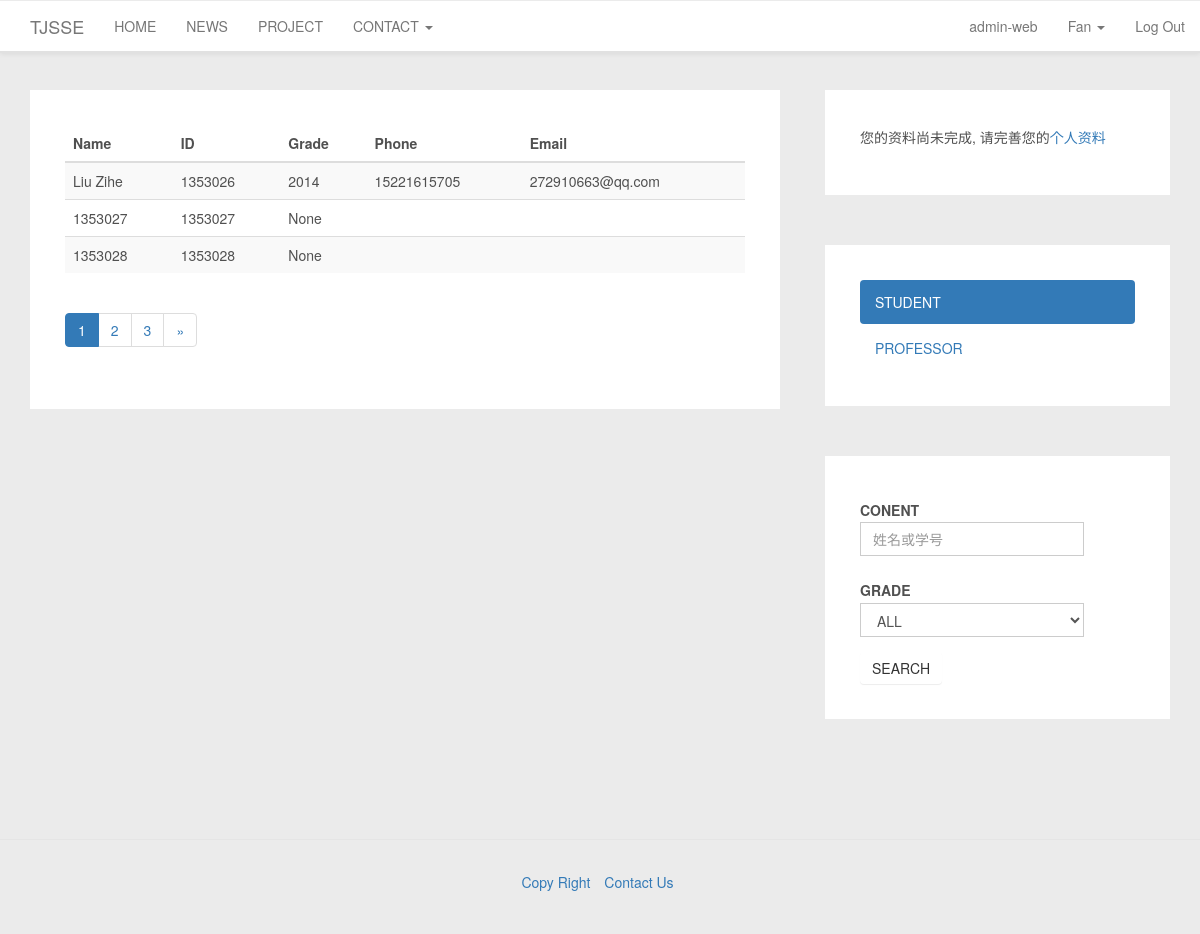
Screenshot of /accounts/contact/student/ (signed in) with the database file from the repository.
### accounts/models.py (models this page shows, shortened)
class UserProfile(models.Model):
    user = models.OneToOneField(User)
    TYPE_STUDENT = "STUDENT"
    TYPE_PROFESSOR = "PROFESSOR"
    type = models.CharField(max_length=10)
    grade = models.IntegerField(null=True)
    MAJOR_CHOICES = [
        (0, '暂无'),
        (1, '软件技术与管理'),
        (2, '网络与主机软件'),
        (3, '嵌入式软件与系统'),
        (4, '数字媒体'),
        (5, '其他')
    ]
    major = models.IntegerField(choices=MAJOR_CHOICES, default=0)
    phone = models.CharField(max_length=11, blank=True)
    def get_full_name(self):
        if (len(self.user.first_name) > 0) and (len(self.user.last_name) > 0):
            return self.user.get_full_name()
        else:
            return self.user.get_username()
    def is_profile_completed(self):
        if (len(self.user.first_name) == 0) or (len(self.user.last_name) == 0) or (len(self.user.email) == 0):
            return False
        if (self.type == UserProfile.TYPE_STUDENT) and (not self.grade):
            return  False
        return True

### accounts/views.py (the view)
@login_required(login_url='/accounts/login/')
def contact_student_list_view(request):
    student_list = UserProfile.objects.filter(type=UserProfile.TYPE_STUDENT)
    grade_list = student_list.values("grade").distinct()
    paginator = ExtendPaginator(student_list, PAGE_LIMIT)
    page_id = request.GET.get('page')
    try:
        student_list = paginator.page(page_id)  # 获取某页对应的记录
    except PageNotAnInteger:  # 如果页码不是个整数
        student_list = paginator.page(1)  # 取第一页的记录
    except EmptyPage:  # 如果页码太大，没有相应的记录
        student_list = paginator.page(paginator.num_pages)  # 取最后一页的记录
    return render(request, "contact_student.html", {'student_list': student_list, 'grade_list': grade_list})

### TJSSE/utils.py (called while the page is built, shortened)
  def page(self, number):
      self.page_num = number
      return super(ExtendPaginator, self).page(number)

  def _page_range_ext(self):
      num_count = 2 * self.range_num + 1
      if self.num_pages <= num_count:
          return range(1, self.num_pages + 1)

### templates/contact_student.html (shortened to what this page needs)
{% extends "base_contact.html" %}
{% block contactcontent %}
    <table class="table table-striped table-hover">
      <thead>
        <tr>
            <th>Name</th>
            <th>ID</th>
            <th>Grade</th>
            <th>Phone</th>
            <th>Email</th>
        </tr>
      </thead>
      <tbody>
        {% for student in student_list %}
            <tr>
                <td>{{ student.get_full_name }}</td>
                <td>{{ student.user.username }}</td>
                <td>{{ student.grade }}</td>
                <td>{{ student.phone }}</td>
                <td>{{ student.user.email }}</td>
            </tr>
        {% endfor %}
      </tbody>
    </table>
{% include "template_paginator.html" with page=student_list %}
{% endblock contactcontent %}
{% block searchcontent %}
    <form class="form-horizontal" action="search/" method="GET">
        <div class="form-group">
            <label for="search" class="col-sm-3 control-label">CONENT</label>
            <div class="col-sm-10">
               <input type="text" name="search" class="form-control" placeholder="姓名或学号" id="search">
            </div>
        </div>
        <div class="form-group">
            <label for="gradeselect" class="col-sm-3 control-label">GRADE</label>
            <div class="col-sm-10">
               <select class="form-control" id="gradeselect" name="grade">
               <option>
                   ALL
               </option>
                 </select>
            </div>
        </div>
     <button type="submit" class="btn btn-default">SEARCH</button>
    </form>
{% endblock searchcontent %}

### templates/base.html (shortened to what this page needs)
{% load staticfiles %}
<!DOCTYPE html>
<html lang="en">
<head>
    <link rel="stylesheet" href="{% static "css/bootstrap.css" %}" type="text/css">
    <link rel="stylesheet" href="{% static "css/bootstrap-theme.css" %}" type="text/css">
    <link rel="stylesheet" href="{% static "css/customstyle.css" %}" type="text/css">
</head>
<body>
<nav class="navbar navbar-default navbar-fixed-top col-sm-12" role="navigation">
    <div class="navbar-header">
        <a class="navbar-brand" href="{% url 'home' %}">TJSSE</a>
    </div>
    <div class="collapse navbar-collapse" id="example-navbar-collapse">
        <ul class="nav navbar-nav">
            <li id="home">
                <a href="{% url 'home' %}">HOME</a>
            </li>
            <li id="news">
                <a href="/news">NEWS</a>
            </li>
            <li id="project">
                <a href="/project">PROJECT</a>
            </li>
            <li class="dropdown">
                <a href="#" class="dropdown-toggle" data-toggle="dropdown" role="button" aria-haspopup="true"
                   aria-expanded="false">
                    CONTACT <span class="caret"></span>
                </a>
            </li>
        </ul>
        <ul class="nav navbar-nav navbar-right" id="user">
            {% if user.is_authenticated and user.is_superuser %}
                <li><a href="/accounts/adminweb">admin-web</a></li>
            {% endif %}
            {% if not user.is_authenticated %}
                <li><a href="/login/">Log In</a></li>
            {% else %}
                <li class="dropdown">
                    <a href="#" class="dropdown-toggle" data-toggle="dropdown" role="button" aria-haspopup="true"
                       aria-expanded="false">
                        {{ user.userprofile.get_full_name }} <span class="caret"></span></a>
                </li>
                <li><a href="/logout/">Log Out</a></li>
            {% endif %}
        </ul>
    </div>
</nav>
<div class="main-content container">
    {% block mainbase %}
        <div class="row ">
            <div class="container col-sm-8">
                <div>
                    {% block contentbase %}
                    {% endblock contentbase %}
                </div>
            </div>
            <div class="container col-sm-4 sidebar">
                <div>
                    {% if user.is_authenticated and not user.userprofile.is_profile_completed %}
                        <div class="panel-card">
                            <p>您的资料尚未完成, 请完善您的<a href="/accounts/info/change_info">个人资料</a></p>
                        </div>
                    {% endif %}
                    {% block sidebarbase %}
                    {% endblock sidebarbase %}
                </div>
            </div>
        </div>
    {% endblock mainbase %}
</div>
<footer>
    <ul class="list-inline text-center">
        <li><a href="#">Copy Right</a></li>
        <li><a href="#">Contact Us</a></li>
    </ul>
</footer>
</body>
</html>

### static/css/customstyle.css (style rules this page uses)
footer { padding: 30px; margin-top: 70px; border-top: 1px solid #e5e5e5; }
html, body { color: #505050; line-height: 1.75em; background: #ebebeb; position: relative; font-family: "Helvetica Neue", Helvetica, Arial, "Hiragino Sans GB", "Hiragino Sans GB W3", "WenQuanYi Micro Hei", "Microsoft YaHei UI", "Microsoft YaHei", sans-serif; }
.navbar-default { background: #ffffff; border-top: 1px solid #ebebeb; margin-bottom: 35px; border-bottom: 2px solid #e1e1e1; }
.main-content { margin-top: 90px; }
.sidebar { padding-left: 30px; position: relative; }
.panel-card { padding: 35px; background: #ffffff; margin-bottom: 50px; position: relative; overflow: hidden; }
.btn { border: none !important; order-radius: 2px; background-image: none; }
form .form-group div input { display: block; width: 100%; height: 34px; padding: 6px 12px; font-size: 14px; line-height: 1.42857143; color: #555; background-color: #fff; background-image: none; border: 1px solid #ccc; }

### rows the page displays
UserProfile: get_full_name "Liu Zihe", user.username "1353026", grade "2014", phone "15221615705", user.email "272910663@qq.com"
UserProfile: get_full_name "1353027", user.username "1353027", grade "None"
UserProfile: get_full_name "1353028", user.username "1353028", grade "None"

### other values shown
{{ user.userprofile.get_full_name }} "Fan"
{{ page_number }} "1"
{{ page_number }} "2" "3"
